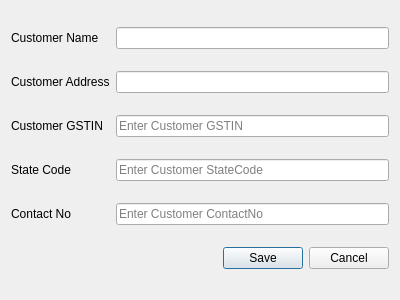
<?xml version="1.0" encoding="UTF-8"?>
<ui version="4.0">
 <class>Dialog</class>
 <widget class="QDialog" name="Dialog">
  <property name="geometry">
   <rect>
    <x>0</x>
    <y>0</y>
    <width>400</width>
    <height>300</height>
   </rect>
  </property>
  <property name="windowTitle">
   <string>Dialog</string>
  </property>
  <layout class="QGridLayout" name="gridLayout">
   <item row="0" column="0">
    <widget class="QLabel" name="nameLabel">
     <property name="text">
      <string>Customer Name</string>
     </property>
    </widget>
   </item>
   <item row="0" column="1">
    <widget class="QLineEdit" name="nameValue"/>
   </item>
   <item row="1" column="0">
    <widget class="QLabel" name="addressLabel">
     <property name="text">
      <string>Customer Address</string>
     </property>
    </widget>
   </item>
   <item row="2" column="0">
    <widget class="QLabel" name="gstinLabel">
     <property name="text">
      <string>Customer GSTIN</string>
     </property>
    </widget>
   </item>
   <item row="2" column="1">
    <widget class="QLineEdit" name="gstinValue">
     <property name="placeholderText">
      <string>Enter Customer GSTIN</string>
     </property>
    </widget>
   </item>
   <item row="3" column="0">
    <widget class="QLabel" name="stateCodeLabel">
     <property name="text">
      <string>State Code</string>
     </property>
    </widget>
   </item>
   <item row="3" column="1">
    <widget class="QLineEdit" name="stateValue">
     <property name="placeholderText">
      <string>Enter Customer StateCode</string>
     </property>
    </widget>
   </item>
   <item row="4" column="0">
    <widget class="QLabel" name="contactLabel">
     <property name="text">
      <string>Contact No</string>
     </property>
    </widget>
   </item>
   <item row="4" column="1">
    <widget class="QLineEdit" name="contactNoValue">
     <property name="placeholderText">
      <string>Enter Customer ContactNo</string>
     </property>
    </widget>
   </item>
   <item row="5" column="0" colspan="2">
    <widget class="QDialogButtonBox" name="saveButton">
     <property name="orientation">
      <enum>Qt::Horizontal</enum>
     </property>
     <property name="standardButtons">
      <set>QDialogButtonBox::Cancel|QDialogButtonBox::Save</set>
     </property>
    </widget>
   </item>
   <item row="1" column="1">
    <widget class="QLineEdit" name="addressValue"/>
   </item>
  </layout>
 </widget>
 <resources/>
 <connections>
  <connection>
   <sender>saveButton</sender>
   <signal>accepted()</signal>
   <receiver>Dialog</receiver>
   <slot>accept()</slot>
   <hints>
    <hint type="sourcelabel">
     <x>248</x>
     <y>254</y>
    </hint>
    <hint type="destinationlabel">
     <x>157</x>
     <y>274</y>
    </hint>
   </hints>
  </connection>
  <connection>
   <sender>saveButton</sender>
   <signal>rejected()</signal>
   <receiver>Dialog</receiver>
   <slot>reject()</slot>
   <hints>
    <hint type="sourcelabel">
     <x>316</x>
     <y>260</y>
    </hint>
    <hint type="destinationlabel">
     <x>286</x>
     <y>274</y>
    </hint>
   </hints>
  </connection>
 </connections>
</ui>
